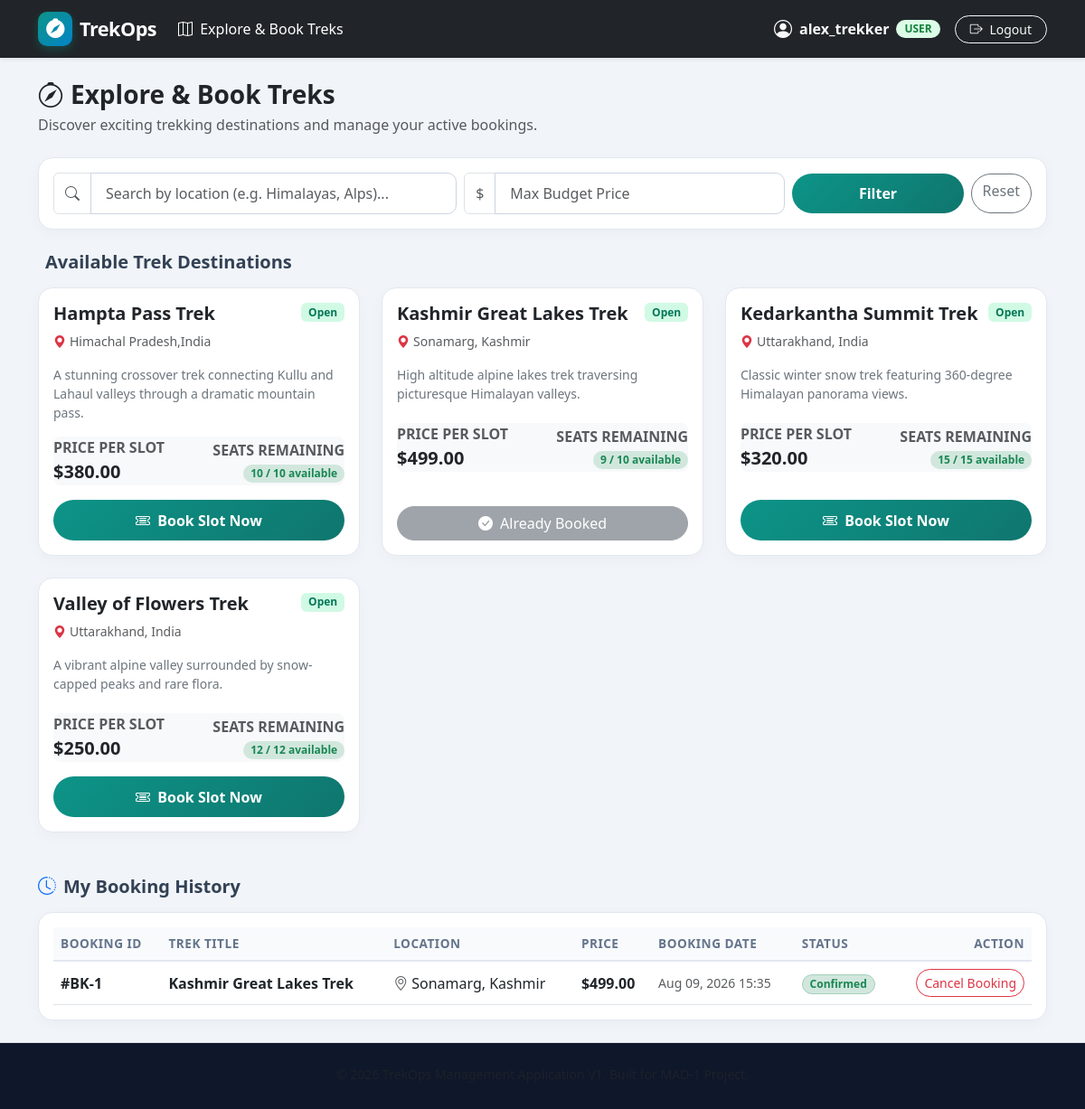
The page /user/dashboard (signed in) on the database its author committed.
### models/models.py (models this page shows, shortened)
class User(UserMixin, db.Model):
    __tablename__ = 'users'
    id = db.Column(db.Integer, primary_key=True)
    username = db.Column(db.String(80), unique=True, nullable=False)
    email = db.Column(db.String(120), unique=True, nullable=False)
    password_hash = db.Column(db.String(256), nullable=False)
    role = db.Column(db.String(20), nullable=False, default='user')  # 'admin', 'staff', 'user'
    status = db.Column(db.String(20), nullable=False, default='approved')  # 'pending', 'approved', 'blacklisted'
    created_at = db.Column(db.DateTime, default=utc_now)
    bookings = db.relationship('Booking', backref='user', lazy=True, cascade='all, delete-orphan')
    staff_assignments = db.relationship('StaffAssignment', backref='staff', lazy=True, cascade='all, delete-orphan')
    @property
    def is_active(self):
        return self.status == 'approved'

class Trek(db.Model):
    __tablename__ = 'treks'
    id = db.Column(db.Integer, primary_key=True)
    title = db.Column(db.String(120), nullable=False)
    description = db.Column(db.Text, nullable=True)
    location = db.Column(db.String(100), nullable=False)
    price = db.Column(db.Float, nullable=False)
    capacity = db.Column(db.Integer, nullable=False)
    status = db.Column(db.String(20), nullable=False, default='open')  # 'open', 'closed', 'completed'
    created_at = db.Column(db.DateTime, default=utc_now)
    bookings = db.relationship('Booking', backref='trek', lazy=True, cascade='all, delete-orphan')
    assignments = db.relationship('StaffAssignment', backref='trek', lazy=True, cascade='all, delete-orphan')
    @property
    def booked_count(self):
        return Booking.query.filter_by(trek_id=self.id, status='confirmed').count()
    @property
    def available_slots(self):
        return max(0, self.capacity - self.booked_count)

class Booking(db.Model):
    __tablename__ = 'bookings'
    id = db.Column(db.Integer, primary_key=True)
    user_id = db.Column(db.Integer, db.ForeignKey('users.id'), nullable=False)
    trek_id = db.Column(db.Integer, db.ForeignKey('treks.id'), nullable=False)
    booking_date = db.Column(db.DateTime, default=utc_now)
    status = db.Column(db.String(20), nullable=False, default='confirmed')  # 'confirmed', 'cancelled'

### controllers/user_routes.py (the view)
    def decorated_function(*args, **kwargs):
        if not current_user.is_authenticated or current_user.role != 'user':
            flash('Access denied. Trekker privileges required.', 'danger')
            return redirect(url_for('login'))
        if current_user.status == 'blacklisted':
            flash('Your account has been blacklisted. Please contact administrator.', 'danger')
            return redirect(url_for('login'))
        return f(*args, **kwargs)

### templates/user_dashboard.html (shortened to what this page needs)
{% extends "base.html" %}
{% block content %}
<div class="d-flex justify-content-between align-items-center mb-4">
    <div>
        <h3 class="fw-bold text-dark mb-1"><i class="bi bi-compass text-teal me-2"></i>Explore & Book Treks</h3>
        <p class="text-muted mb-0">Discover exciting trekking destinations and manage your active bookings.</p>
    </div>
</div>
<div class="card card-custom p-3 mb-4">
    <form action="{{ url_for('user.dashboard') }}" method="GET" class="row g-2 align-items-center">
        <div class="col-md-5">
            <div class="input-group">
                <span class="input-group-text bg-white text-muted"><i class="bi bi-search"></i></span>
                <input type="text" name="location" class="form-control" placeholder="Search by location (e.g. Himalayas, Alps)..." value="{{ search_location }}">
            </div>
        </div>
        <div class="col-md-4">
            <div class="input-group">
                <span class="input-group-text bg-white text-muted">$</span>
                <input type="number" step="10" name="max_price" class="form-control" placeholder="Max Budget Price" value="{{ search_max_price or '' }}">
            </div>
        </div>
        <div class="col-md-3 d-flex gap-2">
            <button type="submit" class="btn btn-primary-custom flex-grow-1 rounded-pill">
                Filter
            </button>
            <a href="{{ url_for('user.dashboard') }}" class="btn btn-outline-secondary rounded-pill">
                Reset
            </a>
        </div>
    </form>
</div>
<h5 class="fw-bold mb-3">Available Trek Destinations</h5>
{% if treks %}
    <div class="row g-4 mb-5">
        {% for trek in treks %}
            <div class="col-md-6 col-lg-4">
                <div class="card card-custom h-100 p-3 d-flex flex-column justify-content-between">
                    <div>
                        <div class="d-flex justify-content-between align-items-start mb-2">
                            <h5 class="fw-bold text-dark mb-0">{{ trek.title }}</h5>
                            <span class="badge badge-status-open">Open</span>
                        </div>
                        <div class="text-muted small mb-3">
                            <i class="bi bi-geo-alt-fill text-danger me-1"></i>{{ trek.location }}
                        </div>
                        <p class="text-secondary small mb-3 text-truncate-3" style="min-height: 48px;">
                            {{ trek.description or 'Experience breathtaking views and memorable trails on this guided trek destination.' }}
                        </p>
                        <div class="bg-light p-2.5 rounded-3 mb-3 d-flex justify-content-between align-items-center">
                            <div>
                                <span class="text-muted extra-small d-block text-uppercase fw-semibold">Price per slot</span>
                                <span class="fs-5 fw-bold text-teal">${{ "%.2f"|format(trek.price) }}</span>
                            </div>
                            <div class="text-end">
                                <span class="text-muted extra-small d-block text-uppercase fw-semibold">Seats Remaining</span>
                                <span class="badge {% if trek.available_slots > 0 %}bg-success-subtle text-success{% else %}bg-danger-subtle text-danger{% endif %} rounded-pill px-2.5 py-1">
                                    {{ trek.available_slots }} / {{ trek.capacity }} available
                                </span>
                            </div>
                        </div>
                    </div>
                    <div>
                        {% set user_booked = my_bookings|selectattr('trek_id', 'equalto', trek.id)|selectattr('status', 'equalto', 'confirmed')|list %}
                        {% if user_booked %}
                            <button class="btn btn-secondary w-100 rounded-pill" disabled>
                                <i class="bi bi-check-circle-fill me-1"></i> Already Booked
                            </button>
                        {% elif trek.available_slots <= 0 %}
                            <button class="btn btn-outline-danger w-100 rounded-pill" disabled>
                                Fully Booked
                            </button>
                        {% else %}
                            <form action="{{ url_for('user.book_trek', trek_id=trek.id) }}" method="POST">
                                <button type="submit" class="btn btn-primary-custom w-100 rounded-pill">
                                    <i class="bi bi-ticket-detailed me-1"></i> Book Slot Now
                                </button>
                            </form>
                        {% endif %}
                    </div>
                </div>
            </div>
        {% endfor %}
    </div>
{% else %}
    <div class="card card-custom p-4 text-center mb-5">
        <p class="text-muted mb-0">No open trek destinations found matching your criteria.</p>
    </div>
{% endif %}
<h5 class="fw-bold mb-3"><i class="bi bi-clock-history me-2 text-primary"></i>My Booking History</h5>
<div class="card card-custom p-3">
    {% if my_bookings %}
        <div class="table-responsive">
            <table class="table table-custom table-hover align-middle mb-0">
                <thead>
                    <tr>
                        <th>Booking ID</th>
                        <th>Trek Title</th>
                        <th>Location</th>
                        <th>Price</th>
                        <th>Booking Date</th>
                        <th>Status</th>
                        <th class="text-end">Action</th>
                    </tr>
                </thead>
                <tbody>
                    {% for booking in my_bookings %}
                    <tr>
                        <td class="fw-semibold">#BK-{{ booking.id }}</td>
                        <td class="fw-bold text-dark">{{ booking.trek.title }}</td>
                        <td><i class="bi bi-geo-alt text-muted me-1"></i>{{ booking.trek.location }}</td>
                        <td class="fw-semibold">${{ "%.2f"|format(booking.trek.price) }}</td>
                        <td class="small text-muted">{{ booking.booking_date.strftime('%b %d, %Y %H:%M') }}</td>
                        <td>
                            {% if booking.status == 'confirmed' %}
                                <span class="badge bg-success-subtle text-success border border-success-subtle rounded-pill">Confirmed</span>
                            {% else %}
                                <span class="badge bg-secondary-subtle text-secondary border border-secondary-subtle rounded-pill">Cancelled</span>
                            {% endif %}
                        </td>
                        <td class="text-end">
                            {% if booking.status == 'confirmed' %}
                                <form action="{{ url_for('user.cancel_booking', booking_id=booking.id) }}" method="POST" class="d-inline" onsubmit="return confirm('Are you sure you want to cancel this booking?');">
                                    <button type="submit" class="btn btn-outline-danger btn-sm rounded-pill">
                                        Cancel Booking
                                    </button>
                                </form>
                            {% else %}
                                <span class="text-muted small">No actions</span>
                            {% endif %}
                        </td>
                    </tr>
                    {% endfor %}
                </tbody>
            </table>
        </div>
    {% else %}
        <div class="text-center py-4 text-muted">
            <i class="bi bi-ticket-perforated fs-2 d-block mb-2 text-secondary"></i>
            You haven't booked any treks yet. Find a trek destination above and book your first adventure!
        </div>
    {% endif %}
</div>
{% endblock %}

### templates/base.html (shortened to what this page needs)
<!DOCTYPE html>
<html lang="en">
<head>
    <link href="https://cdn.jsdelivr.net/npm/bootstrap@5.3.0/dist/css/bootstrap.min.css" rel="stylesheet">
    <link rel="stylesheet" href="https://cdn.jsdelivr.net/npm/bootstrap-icons@1.11.0/font/bootstrap-icons.css">
    <link rel="stylesheet" href="{{ url_for('static', filename='css/style.css') }}">
</head>
<body>
    <nav class="navbar navbar-expand-lg navbar-dark bg-dark sticky-top shadow-sm py-2">
        <div class="container">
            <a class="navbar-brand d-flex align-items-center" href="{{ url_for('index') }}">
                <div class="brand-icon">
                    <i class="bi bi-compass-fill"></i>
                </div>
                <span>TrekOps</span>
            </a>
            <div class="collapse navbar-collapse" id="navbarMain">
                <ul class="navbar-nav me-auto mb-2 mb-lg-0">
                    {% if current_user.is_authenticated %}
                        {% if current_user.role == 'admin' %}
                            <li class="nav-item">
                                <a class="nav-link {% if request.endpoint == 'admin.dashboard' %}active{% endif %}" href="{{ url_for('admin.dashboard') }}">
                                    <i class="bi bi-speedometer2 me-1"></i> Admin Dashboard
                                </a>
                            </li>
                        {% elif current_user.role == 'staff' %}
                            <li class="nav-item">
                                <a class="nav-link {% if request.endpoint == 'staff.dashboard' %}active{% endif %}" href="{{ url_for('staff.dashboard') }}">
                                    <i class="bi bi-person-badge me-1"></i> Staff Portal
                                </a>
                            </li>
                        {% elif current_user.role == 'user' %}
                            <li class="nav-item">
                                <a class="nav-link {% if request.endpoint == 'user.dashboard' %}active{% endif %}" href="{{ url_for('user.dashboard') }}">
                                    <i class="bi bi-map me-1"></i> Explore & Book Treks
                                </a>
                            </li>
                        {% endif %}
                    {% endif %}
                </ul>
                <div class="d-flex align-items-center gap-3">
                    {% if current_user.is_authenticated %}
                        <div class="text-light d-flex align-items-center gap-2">
                            <i class="bi bi-person-circle fs-5 text-teal"></i>
                            <span class="fw-semibold">{{ current_user.username }}</span>
                            <span class="badge badge-role badge-role-{{ current_user.role }}">
                                {{ current_user.role }}
                            </span>
                        </div>
                        <a href="{{ url_for('logout') }}" class="btn btn-outline-light btn-sm px-3 rounded-pill">
                            <i class="bi bi-box-arrow-right me-1"></i> Logout
                        </a>
                    {% else %}
                        <a href="{{ url_for('login') }}" class="btn btn-outline-light btn-sm px-3 rounded-pill">Login</a>
                        <a href="{{ url_for('register') }}" class="btn btn-primary-custom btn-sm px-3 rounded-pill">Register</a>
                    {% endif %}
                </div>
            </div>
        </div>
    </nav>
    <main class="container py-4">
        {% block content %}{% endblock %}
    </main>
    <footer class="py-4 text-center border-top">
        <div class="container">
            <p class="mb-1 text-muted small">&copy; 2026 TrekOps Management Application V1. Built for MAD-1 Project.</p>
        </div>
    </footer>
</body>
</html>

### rows shown on the page
User: username "alex_trekker", role "USER"
Trek: title "Hampta Pass Trek", location "Himachal Pradesh,India", description "A stunning crossover trek connecting Kullu and Lahaul valleys through a dramatic mountain pass.", price "380.00", available_slots "10", capacity "10"
Trek: title "Kashmir Great Lakes Trek", location "Sonamarg, Kashmir", description "High altitude alpine lakes trek traversing picturesque Himalayan valleys.", price "499.00", available_slots "9", capacity "10", shows "Already Booked", trek.price "499.00"
Trek: title "Kedarkantha Summit Trek", location "Uttarakhand, India", description "Classic winter snow trek featuring 360-degree Himalayan panorama views.", price "320.00", available_slots "15", capacity "15"
Trek: title "Valley of Flowers Trek", location "Uttarakhand, India", description "A vibrant alpine valley surrounded by snow-capped peaks and rare flora.", price "250.00", available_slots "12", capacity "12"
Booking: id "1", trek "Kashmir Great Lakes Trek", trek.location "Sonamarg, Kashmir", booking_date "Aug 09, 2026 15:35", status "Confirmed"
